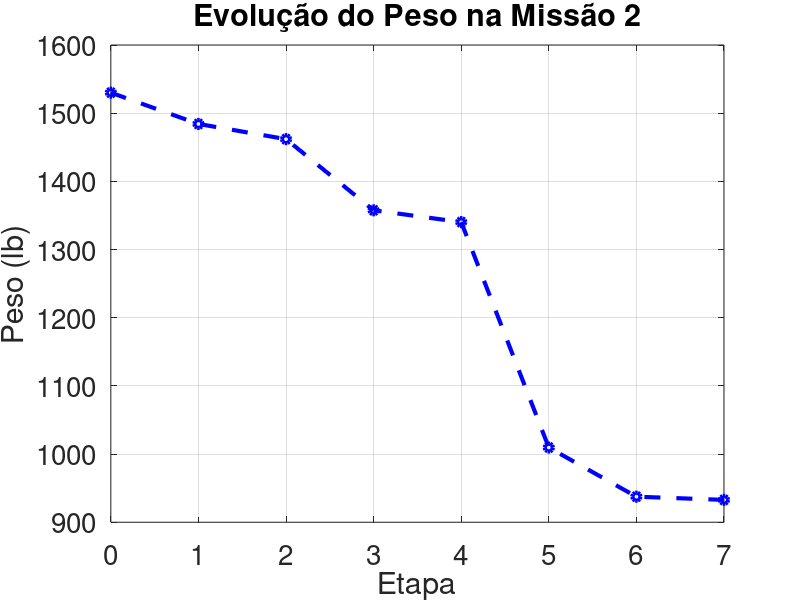

This chart was generated by the following MATLAB code:
clc;
close all;
kmh_to_fts = 0.9113446583067 ;
kg_to_lb = 2.2046226218      ;
km_to_ft = 3280.84           ;

% --- Calculo MTOW da Missão 2 ---

% -- Considerando na missão:
% 0 - 1 Decolagem
% 1 - 2 Climb
% 2 - 3 Cruzeiro de 500 km a 150 km/h
% 3 - 4 Loiter de 0.5 horas
% 4 - 5 Alijamento
% 5 - 6 Cruzeiro de 500 km a 150 km/h
% 6 - 7 Pouso

Wdrop = 150 * kg_to_lb

% Fracao de peso vazio
A = 1.67  ;
c = -0.16 ;
Kvs = 1   ;

cargaAlar = 14.4;
potenciaPeso = 0.067;

a  = 0;
b  =  0.69;
c1 = -0.10;
c2 =  0.05;
c3 =  0.1;
c4 = -0.05;
c5 =  0.17;

AR = 14;
Vmax = 161.987;

WeW0 = @(W0) A * W0^c * Kvs;

WeW0 = @(W0) a + b*W0^c1*AR^c2*potenciaPeso^c3*(cargaAlar)^c4*Vmax^c5;

% Warmp up e decolagem
W1W0 = 0.97

% Subida ate Mach M
v = 150/3.6          ; % Velocidade (m/s)
T = 275.1            ; % Temperatura do ar (K)
a = sqrt(1.4*T*287)  ;
M = v/a              ;
%W2W1 = 1.0065 - 0.0325*M
W2W1 = 0.985

% Cruzeiro
C = 0.4/3600        ; % Consumo especifico (lb/s)
R = 500*km_to_ft    ; % Range (ft)
V = 150*kmh_to_fts  ; % Velocidade (ft/s)
LDmax = 18         ;
W3W2 = exp(-R*C / (V*LDmax) )
W6W5 = W3W2

% Loiter
E = 0.5*3600 ;
W4W3 = exp(-E*C/(0.866*LDmax))

% Descida
W7W6 = 0.995

% Alijamento
Wf04 = @(W0) 1.06*(1 - W4W3*W3W2*W2W1*W1W0)*W0;
W4 = @(W0) W0 - Wf04(W0);
W5 = @(W0) W4(W0) - Wdrop;
Wf57 = @(W0) 1.06*(1 - W7W6*W6W5)*(W5(W0));
Wf = @(W0) Wf04(W0) + Wf57(W0);

g = @(W0) W0 - ( Wdrop + WeW0(W0)*W0 + Wf(W0));

W0 = fzero(g, 1000)
WfW0 = Wf(W0)/W0
Wf = Wf(W0)
We = WeW0(W0)*W0

% --- plot
Wf = WfW0*W0
W1 = W1W0 * W0;
W2 = W2W1 * W1;
W3 = W3W2 * W2;
W4 = W4W3 * W3;
W5 = W4 - Wdrop;
W6 = W6W5 * W5;
W7 = W7W6 * W6

x = [0,1,2,3,4,5,6, 7];
plot(x,[W0,W1,W2,W3,W4,W5,W6,W7], 'b--o', 'LineWidth', 3)
grid('on')

title('Evolução do Peso na Missão 2', 'FontSize', 25)
xlabel('Etapa', 'FontSize', 25)
ylabel('Peso (lb)', 'FontSize', 25)

set(gca, 'FontSize', 20)  % controla os números dos eixos (ticks)
